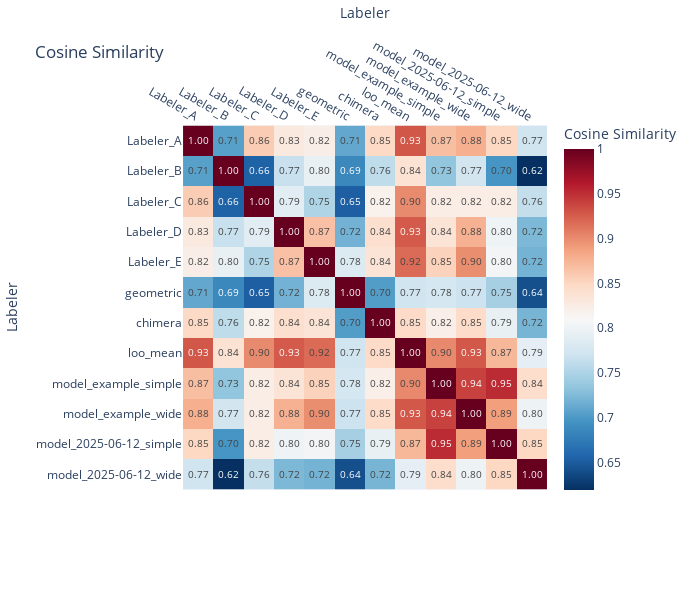

Write notebook code for a chart like this one.
### Markdown cell above
We can visualize the similarity between labelers using a cosine similarity plot

### Code cell
rst.plot_cosine_sim(evaluation_dict)

### Figure 1 — Plotly figure (JSON) as saved in the notebook; plotly's stock layout.template omitted (floating-point values rounded to 4 significant figures; data arrays with more than 128 entries replaced by an {"elided": "..."} marker saying what was removed)
{"data": [{"coloraxis": "coloraxis", "hovertemplate": "Labeler: %{x}<br>Labeler: %{y}<br>Cosine Similarity: %{z}<extra></extra>", "name": "0", "textfont": {"size": 10}, "texttemplate": "%{z:.2f}", "type": "heatmap", "x": ["Labeler_A", "Labeler_B", "Labeler_C", "Labeler_D", "Labeler_E", "geometric", "chimera", "loo_mean", "model_example_simple", "model_example_wide", "model_2025-06-12_simple", "model_2025-06-12_wide"], "xaxis": "x", "y": ["Labeler_A", "Labeler_B", "Labeler_C", "Labeler_D", "Labeler_E", "geometric", "chimera", "loo_mean", "model_example_simple", "model_example_wide", "model_2025-06-12_simple", "model_2025-06-12_wide"], "yaxis": "y", "z": {"elided": "12x12 float values"}}], "layout": {"coloraxis": {"colorbar": {"title": {"text": "Cosine Similarity"}}, "colorscale": [[0, "rgb(5,48,97)"], [0.1, "rgb(33,102,172)"], [0.2, "rgb(67,147,195)"], [0.3, "rgb(146,197,222)"], [0.4, "rgb(209,229,240)"], [0.5, "rgb(247,247,247)"], [0.6, "rgb(253,219,199)"], [0.7, "rgb(244,165,130)"], [0.8, "rgb(214,96,77)"], [0.9, "rgb(178,24,43)"], [1, "rgb(103,0,31)"]]}, "height": 600, "margin": {"b": 100, "l": 100, "r": 100, "t": 100}, "title": {"text": "Cosine Similarity"}, "width": 700, "xaxis": {"anchor": "y", "constrain": "domain", "domain": [0, 1], "scaleanchor": "y", "side": "top", "title": {"text": "Labeler"}}, "yaxis": {"anchor": "x", "autorange": "reversed", "constrain": "domain", "domain": [0, 1], "title": {"text": "Labeler"}}}}
